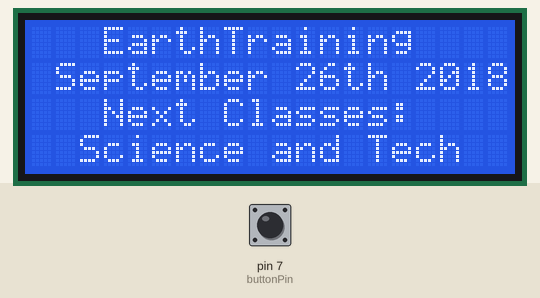
A sketch run on a simulated Arduino Uno, built with avr-gcc and run on an emulated ATmega328P. Parts: 20×4 character LCD. The test bench sets the inputs (shaded band); at power-on: pin 7 (buttonPin) LOW.

Above: at 1.2 s.
1.3 s: pin 7 (buttonPin) pulled HIGH for 0.15 s
At 2.6 s:
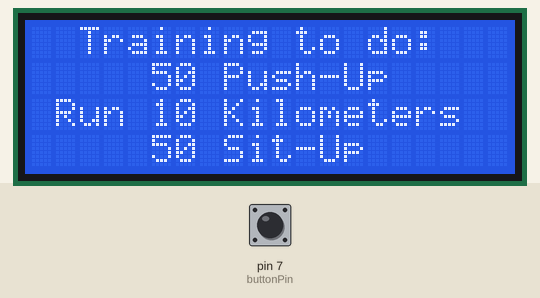
2.9 s: pin 7 (buttonPin) pulled HIGH for 1 s
At 3.2 s:
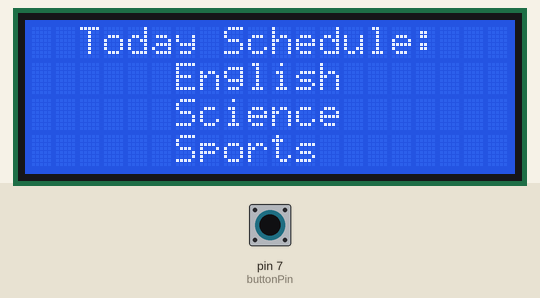
5.4 s: pin 7 (buttonPin) pulled HIGH for 0.15 s
At 6.4 s:
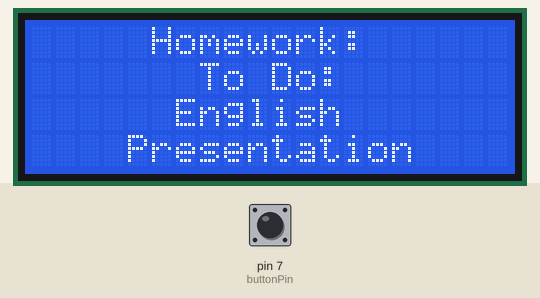
7.0 s: pin 7 (buttonPin) pulled HIGH for 3.2 s
At 8.3 s:
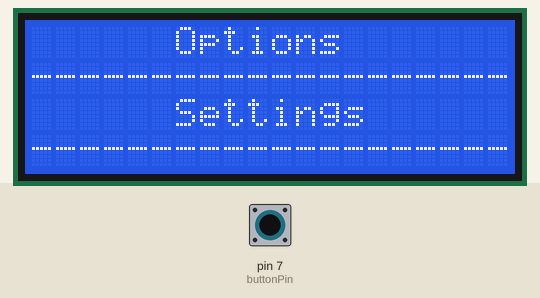
11.7 s: pin 7 (buttonPin) pulled HIGH for 0.15 s
At 12.7 s:
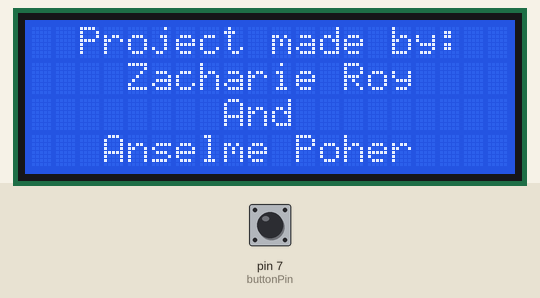
Timing chart, 0 to 14.3 s (numbered marks = the images above; inputs shaded):
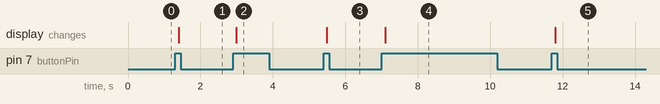

The sketch:

LCD_print_Hello_true.ino
```cpp
/* material: - Arduino or Genuino Board
- LCD Screen (compatible with Hitachi HD44780 driver)
- Pin headers to solder to the LCD display pins
- 10k ohm potentiometer
- 220 ohm resistor
- hook-up wires
- breadboard
 */
 /*Circuit
 button pin = 7 and put a resistor of 10kohm
Before wiring the LCD screen to your Arduino or Genuino board
we suggest to solder a pin header strip to the 14 (or 16)
pin count connector of the LCD screen.
To wire your LCD screen to your board,
connect the following pins:

LCD VSS pin to Arduino GND
LCD VDD pin to Arduino 5V
LCD RS pin to digital pin 12
LCD RW pin to Arduino GND
LCD Enable pin to digital pin 11
LCD D4 pin to digital pin 5
LCD D5 pin to digital pin 4
LCD D6 pin to digital pin 3
LCD D7 pin to digital pin 2
Additionally, wire a 10k pot to +5V and GND,
with it's wiper (output) to LCD screens VO pin (pin3).
A 220 ohm resistor is used to power the backlight of the display,
usually on pin 15 (A+) and 16 (K-) of the LCD connector.
  */
// include the library code:
#include<Wire.h>
#include <LiquidCrystal_I2C.h>
LiquidCrystal_I2C lcd(0x27,2,1,0,4,5,6,7,3,POSITIVE);

int WhichScreen =1;   // This variable stores the current Screen number
boolean hasChanged = true;
const int buttonPin = 7;    // the number of the pushbutton pin
int buttonState;             // the current reading from the input pin
int lastButtonState = LOW;   // the previous reading from the input pin
unsigned long lastDebounceTime = 0;  // the last time the output pin was toggled
unsigned long debounceDelay = 50;    // the debounce time; increase if the output flickers

void setup()
{
  lcd.begin( 20, 4);// initialize the lcd

  pinMode(buttonPin, INPUT);

}
void loop()
{

  if (hasChanged == true) {

  switch(WhichScreen) {
    case 1:
    {
      firstScreen();
    }
      break;

    case 2:
      {
        secondScreen();
      }
      break;

    case 3:
      {
        thirdScreen();
      }
      break;

    case 4:
      {
        fourthScreen();
      }
      break;

    case 5:
      {
        fifthScreen();
      }
      break;

    case 6:
      {
        sixthScreen();
      }
      break;
    case 0:
      {

      }
      break;
    }
}

    //-------------------------------
    // BEGIN of the switch debouncing code
    int reading = digitalRead(buttonPin);
  if (reading != lastButtonState) {
    // reset the debouncing timer
    lastDebounceTime = millis();
  }

if ((millis() - lastDebounceTime) > debounceDelay) {
    // whatever the reading is at, it's been there for longer
    // than the debounce delay, so take it as the actual current state:

    // if the button state has changed:
    if (reading != buttonState) {
      buttonState = reading;

      // only toggle the LED if the new button state is HIGH
      if (buttonState == HIGH) {
        hasChanged = true;
        WhichScreen++;


      }
    } else {
      hasChanged = false;
    }
  }
  lastButtonState = reading;
  // END of the switch Debouncing code
  // --------------------------------------
  if (WhichScreen > 6){
    WhichScreen = 1;
  }
}

void firstScreen()
  {
   lcd.clear();
   lcd.setCursor(3,0); // Column, line
   lcd.print("EarthTraining");
   lcd.setCursor(1,1);
   lcd.print("September 26th 2018");
   lcd.setCursor(3,2);
   lcd.print("Next Classes:");
   lcd.setCursor(2,3);
   lcd.print("Science and Tech");
  }
void secondScreen()
  {
    lcd.clear();
    lcd.setCursor(2,0); // Column, line
    lcd.print("Training to do:");
    lcd.setCursor(5,1);
    lcd.print("50 Push-Up");
    lcd.setCursor(1,2);
    lcd.print("Run 10 Kilometers");
    lcd.setCursor(5,3);
   lcd.print("50 Sit-Up");
  }
void thirdScreen()
  {
    lcd.clear();
    lcd.setCursor(2,0); // Column, line
    lcd.print("Today Schedule:");
    lcd.setCursor(6,1);
    lcd.print("English");
    lcd.setCursor(6,2);
    lcd.print("Science");
    lcd.setCursor(6,3);
    lcd.print("Sports");
  }
void fourthScreen()
  {
    lcd.clear();
    lcd.setCursor(5,0); // Column, line
    lcd.print("Homework:");
    lcd.setCursor(7,1);
    lcd.print("To Do:");
    lcd.setCursor(6,2);
    lcd.print("English");
    lcd.setCursor(4,3);
    lcd.print("Presentation");
  }
void fifthScreen()
  {
    lcd.clear();
    lcd.setCursor(6,0); // Column, line
    lcd.print("Options");
    lcd.setCursor(0,1);
    lcd.print("--------------------");
    lcd.setCursor(6,2);
    lcd.print("Settings");
    lcd.setCursor(0,3);
    lcd.print("--------------------");
  }
void sixthScreen()
  {
    lcd.clear();
    lcd.setCursor(2,0); // Column, line
    lcd.print("Project made by:");
    lcd.setCursor(4,1);
    lcd.print("Zacharie Roy");
    lcd.setCursor(8,2);
    lcd.print("And");
    lcd.setCursor(3,3);
    lcd.print("Anselme Poher");
  }
```

Measured:
- after the input at 1.3 s, the display: changes after 0.10 s (image 1)
- after the input at 2.9 s, the display: changes after 0.09 s (image 2)
- after the input at 5.4 s, the display: changes after 0.09 s (image 3)
- after the input at 7.0 s, the display: changes after 0.11 s (image 4)
- after the input at 11.7 s, the display: changes after 0.10 s (image 5)
